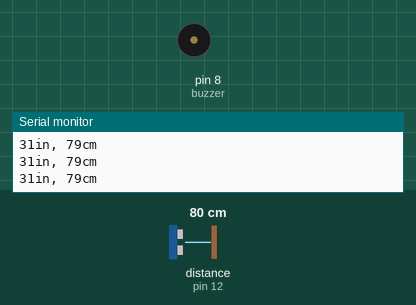
This sketch was run on a simulated Arduino Uno, built with avr-gcc and run on an emulated ATmega328P. On the bench: buzzer (waves = sounding, pin HIGH), the last lines printed to the serial monitor. Wiring (inferred from the names in the program): ultrasonic range finder: trigger pin 11; echo pin 12. The inputs (shaded band) are chosen by the test bench; at power-on: distance to the obstacle (sensor on pin 12) 80 cm. The echo pulse lasts 58.3 µs per cm; pins used as bus, display or sensor lines are not drawn.

Above: at 1.2 s.
1.3 s: distance to the obstacle (sensor on pin 12) set to 2 cm
At 2.0 s:
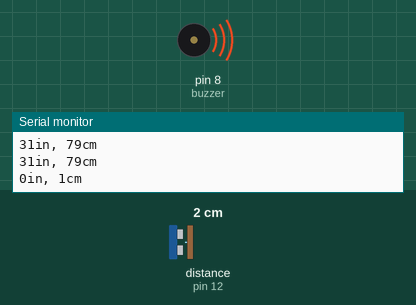
4.3 s: distance to the obstacle (sensor on pin 12) set to 6 cm
7.3 s: distance to the obstacle (sensor on pin 12) set to 9 cm
At 7.3 s:
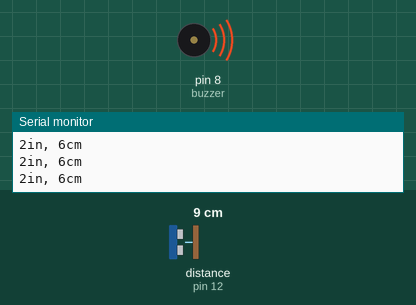
Timing chart, 0 to 10.3 s (numbered marks = the images above; inputs shaded):
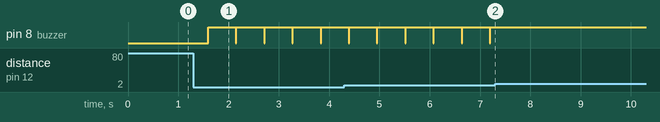

The sketch:

Sonar01.ino
```cpp
int trigPin = 11;       //Trigger pin
int echoPin = 12;       //Echo response pin
long duration, cm, inches;
const int buzzer = 8;

void playBuzzer() {   //This is buzzer playing routine
  pinMode (buzzer, OUTPUT);
  delay (50);
  analogWrite (buzzer, 0);
  delay (10);
  analogWrite (buzzer, 255);
  delay (50);
}

void setup() {   //Set the pin conditions
  Serial.begin(9600);
  pinMode(trigPin, OUTPUT);
  pinMode(echoPin, INPUT);
}

void LED_Blink() {
  digitalWrite(LED_BUILTIN, HIGH);   // turn the LED on (HIGH is the voltage level)
  delay(100);                       // wait for a second
  digitalWrite(LED_BUILTIN, LOW);    // turn the LED off by making the voltage LOW
  delay(100);                       // wait for a second
}

void loop() { //Main loop which will run forever
  digitalWrite(trigPin, LOW);
  delayMicroseconds(5);
  digitalWrite(trigPin, HIGH);
  delayMicroseconds(10);
  digitalWrite(trigPin, LOW);
  pinMode(echoPin, INPUT);
  duration = pulseIn(echoPin, HIGH);
  cm = (duration/2) / 29.1;
  inches = (duration/2) / 74;
  if (inches < 3)  //Play buzzer and blink the built-in LED if distance less than 3 inches
  {
    playBuzzer();
    LED_Blink();
  }

  Serial.print(inches);
  Serial.print("in, ");
  Serial.print(cm);
  Serial.print("cm");
  Serial.println();
  delay(250);
}
```

Measured:
- the behaviour switches between 7 and 8 cm on distance to the obstacle (sensor on pin 12) (found by bisection; images 1 and 2)
- after the input at 1.3 s, pin 8 (buzzer): alternates HIGH for 0.55 s and LOW for 0.01 s, starting after 0.29 s
- after the input at 7.3 s, pin 8 (buzzer): stops changing and stays HIGH
